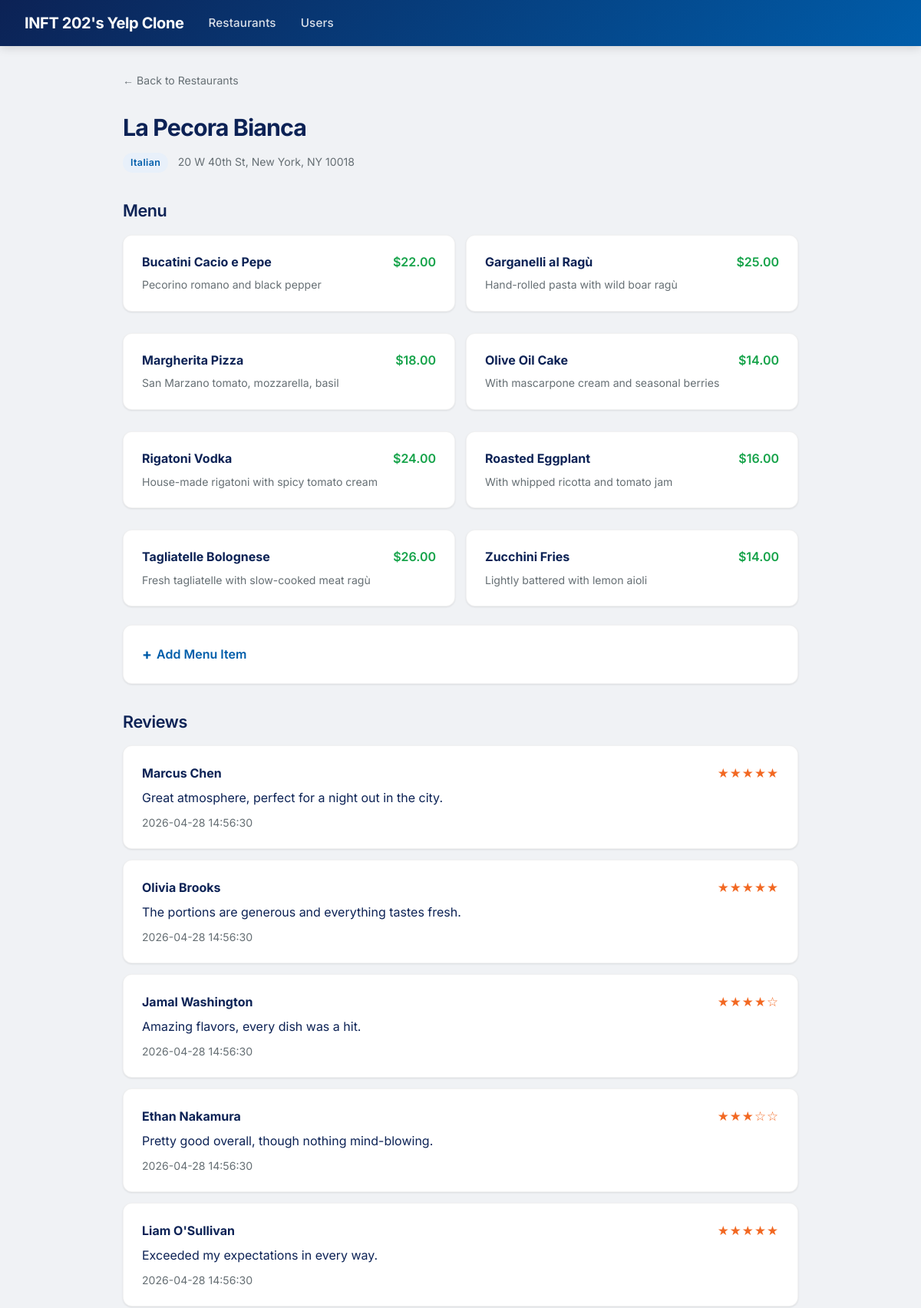
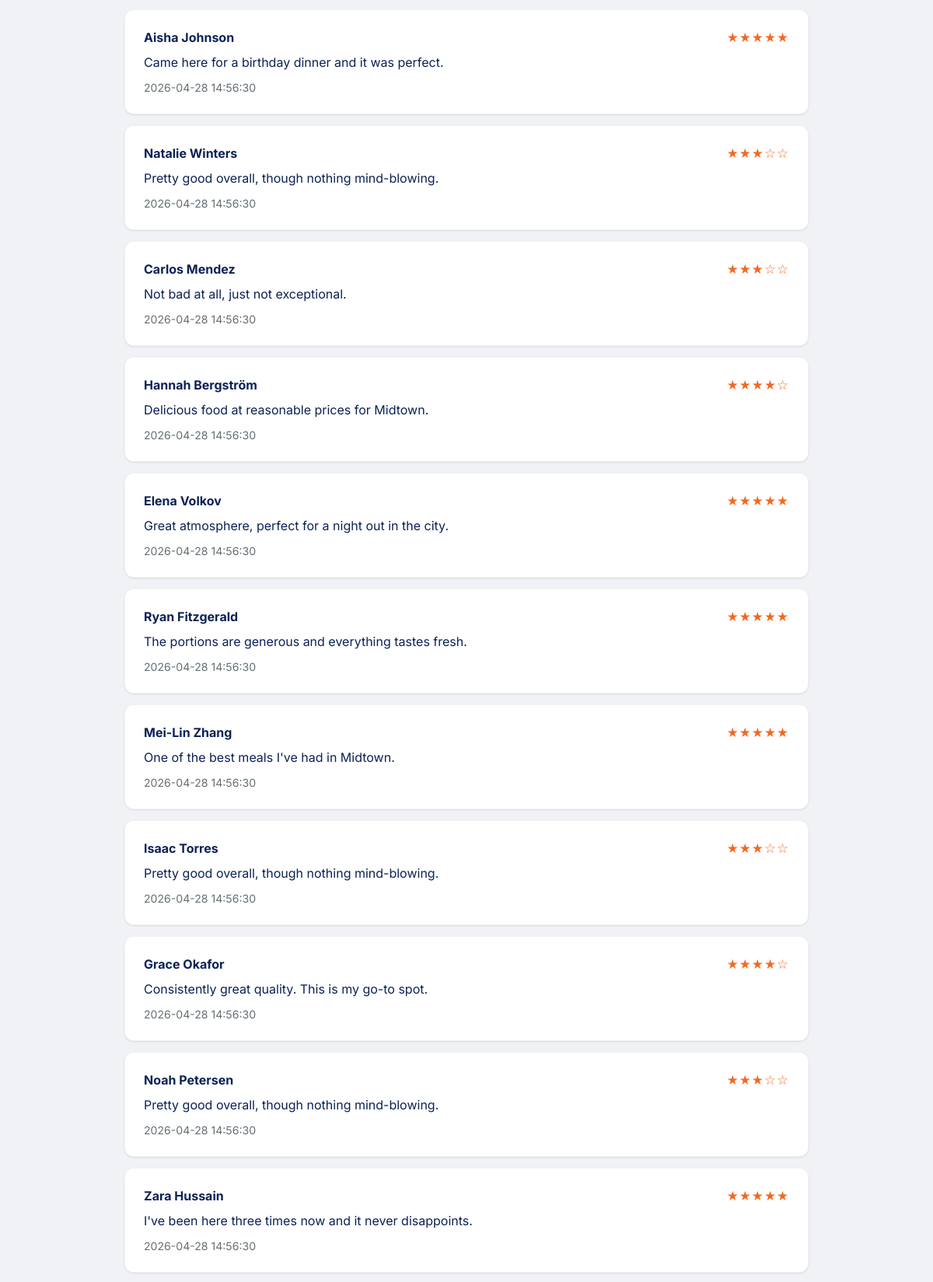
Page /restaurants/8 (upper part) on the committed database (2 pictures, top to bottom).
### tables this page shows
CREATE TABLE restaurants (
            id INTEGER PRIMARY KEY AUTOINCREMENT,
            name TEXT NOT NULL,
            address TEXT NOT NULL,
            cuisine TEXT NOT NULL,
            created_at TIMESTAMP DEFAULT CURRENT_TIMESTAMP
        );

CREATE TABLE menu_items (
            id INTEGER PRIMARY KEY AUTOINCREMENT,
            restaurant_id INTEGER NOT NULL,
            name TEXT NOT NULL,
            description TEXT,
            price REAL NOT NULL,
            FOREIGN KEY (restaurant_id) REFERENCES restaurants(id)
        );

CREATE TABLE reviews (
            id INTEGER PRIMARY KEY AUTOINCREMENT,
            user_id INTEGER NOT NULL,
            restaurant_id INTEGER NOT NULL,
            rating INTEGER NOT NULL CHECK(rating BETWEEN 1 AND 5),
            comment TEXT,
            created_at TIMESTAMP DEFAULT CURRENT_TIMESTAMP,
            FOREIGN KEY (user_id) REFERENCES users(id),
            FOREIGN KEY (restaurant_id) REFERENCES restaurants(id)
        );

CREATE TABLE users (
            id INTEGER PRIMARY KEY AUTOINCREMENT,
            name TEXT NOT NULL,
            email TEXT NOT NULL UNIQUE,
            created_at TIMESTAMP DEFAULT CURRENT_TIMESTAMP
        );

### app.py (the view)
@app.route("/restaurants/<int:id>")
def show_restaurant(id):
    db = get_db()
    restaurant = db.execute("SELECT * FROM restaurants WHERE id = ?", (id,)).fetchone()
    reviews = db.execute("""
        SELECT reviews.*, users.name AS user_name
        FROM reviews JOIN users ON reviews.user_id = users.id
        WHERE reviews.restaurant_id = ?
        ORDER BY reviews.created_at DESC
    """, (id,)).fetchall()
    menu_items = db.execute(
        "SELECT * FROM menu_items WHERE restaurant_id = ? ORDER BY name", (id,)
    ).fetchall()
    users = db.execute("SELECT * FROM users ORDER BY name").fetchall()
    return render_template(
        "restaurant.html",
        restaurant=restaurant, reviews=reviews,
        menu_items=menu_items, users=users,
    )

### app.py (called while the page is built)
def get_db():
    if "db" not in g:
        g.db = sqlite3.connect(DATABASE)
        g.db.row_factory = sqlite3.Row
        g.db.execute("PRAGMA foreign_keys = ON")
    return g.db

### templates/restaurant.html (shortened to what this page needs)
{% extends "base.html" %}
{% block content %}
<div style="margin-bottom:24px;">
    <a href="/" class="muted" style="text-decoration:none;">&larr; Back to Restaurants</a>
</div>
<h1>{{ restaurant.name }}</h1>
<p style="margin-bottom:4px;">
    <span class="badge badge-cuisine">{{ restaurant.cuisine }}</span>
    <span class="muted" style="margin-left:8px;">{{ restaurant.address }}</span>
</p>
<div class="section">
    <h2>Menu</h2>
    {% if menu_items %}
    <div class="grid">
        {% for item in menu_items %}
        <div class="card">
            <div style="display:flex; justify-content:space-between; align-items:baseline; gap:8px;">
                <strong>{{ item.name }}</strong>
                <span class="price">${{ "%.2f"|format(item.price) }}</span>
            </div>
            {% if item.description %}<p class="muted" style="margin-top:6px;">{{ item.description }}</p>{% endif %}
        </div>
        {% endfor %}
    </div>
    {% else %}
    <p class="muted">No menu items yet.</p>
    {% endif %}
    <details class="card" style="margin-top:10px;">
        <summary>Add Menu Item</summary>
    </details>
</div>
<div class="section">
    <h2>Reviews</h2>
    {% if reviews %}
    {% for review in reviews %}
    <div class="card">
        <div style="display:flex; justify-content:space-between; align-items:center; margin-bottom:6px;">
            <strong>{{ review.user_name }}</strong>
            <span class="star-visual">
                {% for i in range(1, 6) %}{% if i <= review.rating %}&#9733;{% else %}&#9734;{% endif %}{% endfor %}
            </span>
        </div>
        {% if review.comment %}<p style="margin-bottom:8px;">{{ review.comment }}</p>{% endif %}
        <p class="muted">{{ review.created_at }}</p>
    </div>
    {% endfor %}
    {% else %}
    <p class="muted">No reviews yet. Be the first!</p>
    {% endif %}
</div>
{% endblock %}

### templates/base.html (style rules this page uses)
* { box-sizing: border-box; margin: 0; padding: 0; }
body { font-family: 'Inter', Arial, sans-serif; background: #f0f2f5; color: #0C2255; line-height: 1.6; }
h1 { font-size: 1.9em; font-weight: 700; margin-bottom: 8px; letter-spacing: -0.03em; color: #0C2255; }
h2 { font-size: 1.35em; font-weight: 600; margin-bottom: 14px; letter-spacing: -0.02em; color: #0C2255; }
.card { background: white; border-radius: 12px; padding: 22px 24px; margin-bottom: 14px; box-shadow: 0 1px 3px rgba(0,0,0,0.06), 0 1px 2px rgba(0,0,0,0.04); border: 1px solid rgba(0,0,0,0.05); transition: box-shadow 0.2s, transform 0.2s; }
.star-visual { color: #F26822; letter-spacing: 1px; font-size: 1.05em; }
.muted { color: #666F74; font-size: 0.88em; }
.badge { display: inline-block; padding: 3px 10px; border-radius: 20px; font-size: 0.78em; font-weight: 600; letter-spacing: 0.03em; }
.badge-cuisine { background: #e8f0fa; color: #005DAA; }
.price { color: #16a34a; font-weight: 600; }
.grid { display: grid; grid-template-columns: 1fr 1fr; gap: 14px; }
details.card { cursor: default; }
details summary { cursor: pointer; font-weight: 600; color: #005DAA; list-style: none; display: flex; align-items: center; gap: 6px; }
details summary::before { content: "+"; font-size: 1.2em; font-weight: 700; }
.section { margin-top: 32px; }

### rows in the picture
restaurants: name "La Pecora Bianca", cuisine "Italian", address "20 W 40th St, New York, NY 10018"
menu_items: name "Bucatini Cacio e Pepe", price "22.00", description "Pecorino romano and black pepper"
menu_items: name "Garganelli al Ragù", price "25.00", description "Hand-rolled pasta with wild boar ragù"
menu_items: name "Margherita Pizza", price "18.00", description "San Marzano tomato, mozzarella, basil"
menu_items: name "Olive Oil Cake", price "14.00", description "With mascarpone cream and seasonal berries"
menu_items: name "Rigatoni Vodka", price "24.00", description "House-made rigatoni with spicy tomato cream"
menu_items: name "Roasted Eggplant", price "16.00", description "With whipped ricotta and tomato jam"
menu_items: name "Tagliatelle Bolognese", price "26.00", description "Fresh tagliatelle with slow-cooked meat ragù"
menu_items: name "Zucchini Fries", price "14.00", description "Lightly battered with lemon aioli"
reviews: user_name "Marcus Chen", comment "Great atmosphere, perfect for a night out in the city.", created_at "2026-04-28 14:56:30"
reviews: user_name "Olivia Brooks", comment "The portions are generous and everything tastes fresh.", created_at "2026-04-28 14:56:30"
reviews: user_name "Jamal Washington", rating 4 (drawn), comment "Amazing flavors, every dish was a hit.", created_at "2026-04-28 14:56:30"
reviews: user_name "Ethan Nakamura", rating 3 (drawn), comment "Pretty good overall, though nothing mind-blowing.", created_at "2026-04-28 14:56:30"
reviews: user_name "Liam O'Sullivan", comment "Exceeded my expectations in every way.", created_at "2026-04-28 14:56:30"
reviews: user_name "Aisha Johnson", comment "Came here for a birthday dinner and it was perfect.", created_at "2026-04-28 14:56:30"
reviews: user_name "Natalie Winters", rating 3 (drawn), comment "Pretty good overall, though nothing mind-blowing.", created_at "2026-04-28 14:56:30"
reviews: user_name "Carlos Mendez", rating 3 (drawn), comment "Not bad at all, just not exceptional.", created_at "2026-04-28 14:56:30"
reviews: user_name "Hannah Bergström", rating 4 (drawn), comment "Delicious food at reasonable prices for Midtown.", created_at "2026-04-28 14:56:30"
reviews: user_name "Elena Volkov", comment "Great atmosphere, perfect for a night out in the city.", created_at "2026-04-28 14:56:30"
reviews: user_name "Ryan Fitzgerald", comment "The portions are generous and everything tastes fresh.", created_at "2026-04-28 14:56:30"
reviews: user_name "Mei-Lin Zhang", comment "One of the best meals I've had in Midtown.", created_at "2026-04-28 14:56:30"
reviews: user_name "Isaac Torres", rating 3 (drawn), comment "Pretty good overall, though nothing mind-blowing.", created_at "2026-04-28 14:56:30"
reviews: user_name "Grace Okafor", rating 4 (drawn), comment "Consistently great quality. This is my go-to spot.", created_at "2026-04-28 14:56:30"
reviews: user_name "Noah Petersen", rating 3 (drawn), comment "Pretty good overall, though nothing mind-blowing.", created_at "2026-04-28 14:56:30"
reviews: user_name "Zara Hussain", comment "I've been here three times now and it never disappoints.", created_at "2026-04-28 14:56:30"
